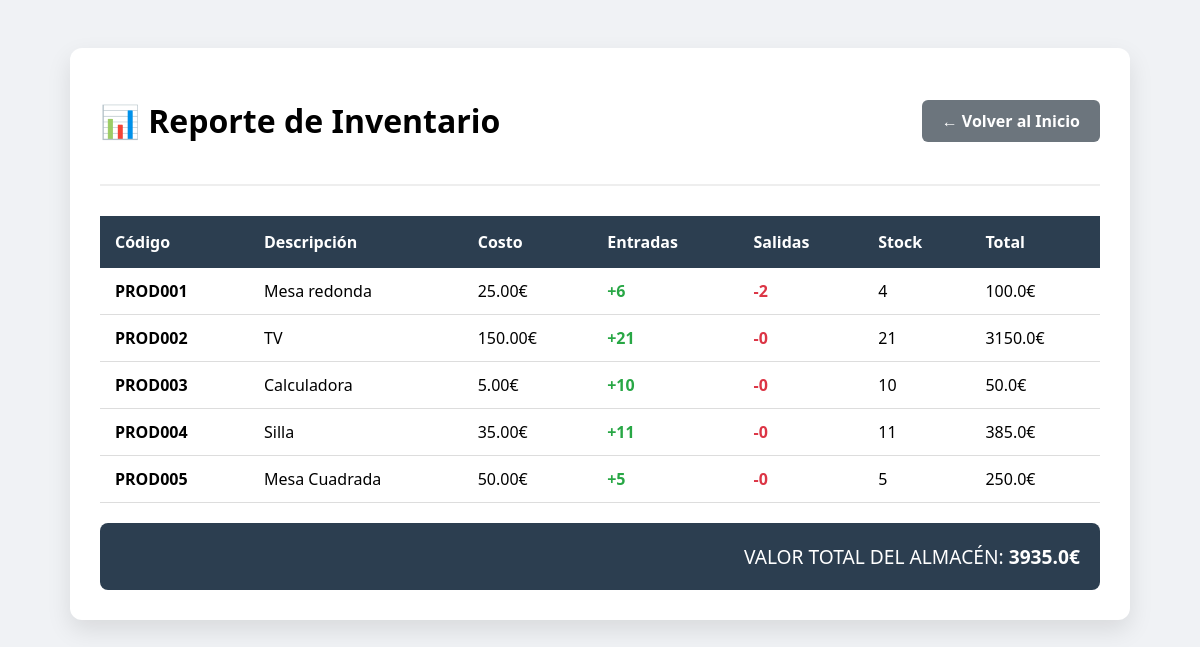
The page /reporte/ on the database its author committed.
### inventario/models.py (models this page shows, shortened)
class Producto(models.Model):
    codigo = models.CharField(max_length=20, unique=True)
    descripcion = models.CharField(max_length=100)
    costo = models.DecimalField(max_digits=10, decimal_places=2)
    entradas = models.PositiveIntegerField(default=0)
    salidas = models.PositiveIntegerField(default=0)
    @property
    def stock_actual(self):
        return self.entradas - self.salidas
    @property
    def valor_inventario(self):
        return float(self.costo) * self.stock_actual

### inventario/views.py (the view)
# urls.py: path('reporte/', views.reporte, name='reporte'),
def reporte(request):
    productos = Producto.objects.all()
    total = sum(p.valor_inventario for p in productos)
    return render(request, 'inventario/reporte.html', {'productos': productos, 'total': total})

### inventario/templates/inventario/reporte.html (shortened to what this page needs)
<!DOCTYPE html>
<html lang="es">
  <head>
  </head>
  <body>
    <div class="container">
      <div class="header">
        <h1>📊 Reporte de Inventario</h1>
        <a href="{% url 'index' %}" class="btn-volver">← Volver al Inicio</a>
      </div>
      <table>
        <thead>
          <tr>
            <th>Código</th>
            <th>Descripción</th>
            <th>Costo</th>
            <th>Entradas</th>
            <th>Salidas</th>
            <th>Stock</th>
            <th>Total</th>
          </tr>
        </thead>
        <tbody>
          {% for p in productos %}
            <tr>
              <td>
                <strong>{{ p.codigo }}</strong>
              </td>
              <td>{{ p.descripcion }}</td>
              <td>{{ p.costo }}€</td>
              <td class="texto-entrada">+{{ p.entradas }}</td>
              <td class="texto-salida">-{{ p.salidas }}</td>
              <td>{{ p.stock_actual }}</td>
              <td>{{ p.valor_inventario }}€</td>
            </tr>
          {% endfor %}
        </tbody>
      </table>
      <div class="total-container">
        VALOR TOTAL DEL ALMACÉN: <strong>{{ total }}€</strong>
      </div>
    </div>
  </body>
</html>

### inventario/templates/inventario/reporte.html (style rules this page uses)
body { font-family: 'Segoe UI', sans-serif; background-color: #f0f2f5; padding: 40px; }
.container { max-width: 1000px; margin: auto; background: white; padding: 30px; border-radius: 12px; box-shadow: 0 10px 25px rgba(0, 0, 0, 0.1); }
.header { display: flex; justify-content: space-between; align-items: center; border-bottom: 2px solid #eee; padding-bottom: 20px; margin-bottom: 30px; }
.btn-volver { text-decoration: none; background-color: #6c757d; color: white; padding: 10px 20px; border-radius: 6px; font-weight: bold; }
table { width: 100%; border-collapse: collapse; }
th { background-color: #2c3e50; color: white; padding: 15px; text-align: left; }
td { padding: 12px 15px; border-bottom: 1px solid #ddd; }
.texto-entrada { color: #28a745; font-weight: bold; }
.texto-salida { color: #dc3545; font-weight: bold; }
.total-container { text-align: right; font-size: 1.2rem; padding: 20px; background: #2c3e50; color: white; border-radius: 8px; margin-top: 20px; }

### rows shown on the page
Producto: codigo "PROD001", descripcion "Mesa redonda", costo "25.00", entradas "6", salidas "2", stock_actual "4", valor_inventario "100.0"
Producto: codigo "PROD002", descripcion "TV", costo "150.00", entradas "21", salidas "0", stock_actual "21", valor_inventario "3150.0"
Producto: codigo "PROD003", descripcion "Calculadora", costo "5.00", entradas "10", salidas "0", stock_actual "10", valor_inventario "50.0"
Producto: codigo "PROD004", descripcion "Silla", costo "35.00", entradas "11", salidas "0", stock_actual "11", valor_inventario "385.0"
Producto: codigo "PROD005", descripcion "Mesa Cuadrada", costo "50.00", entradas "5", salidas "0", stock_actual "5", valor_inventario "250.0"

### other values the page prints
{{ total }} "3935.0"
